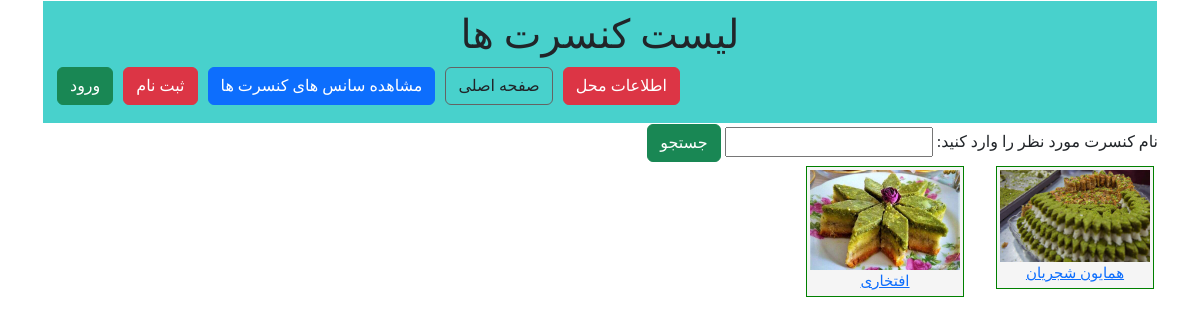
The page /ticketSales/concert/list on the database its author committed.
### ticketSales/models.py (models this page shows)
class ConcertModel(models.Model):
    class Meta:
        verbose_name = "کنسرت"
        verbose_name_plural = "کنسرت"
    name = models.CharField(max_length=100, verbose_name="نام کنسرت")
    singer_name = models.CharField(max_length=100, verbose_name="نام خواننده")
    length = models.IntegerField(verbose_name="مدت زمان کنسرت")
    poster = models.ImageField(upload_to="concertImages/", null=True, verbose_name="عکس پوستر کنسرت")
    def __str__(self):
        return self.singer_name

### ticketSales/views.py (the view)
# urls.py: path('concert/list', views.concertListView),
def concertListView(request):
    searchForm = SearchForm(request.GET)
    if searchForm.is_valid():
        searchText1 = searchForm.cleaned_data["searchText"]
        concerts = ConcertModel.objects.filter(name__contains=searchText1)
    else:
        concerts = ConcertModel.objects.all()
    context = {
        "concertlist": concerts,
        "concertcount": concerts.count(),
        "searchForm1": searchForm,
    }
    return render(request, "ticketSales/concertlist.html", context)

### ticketSales/forms.py
class SearchForm(forms.Form):
    searchText = forms.CharField(max_length=100, label="نام کنسرت مورد نظر را وارد کنید", required=False)

### ticketSales/templates/ticketSales/concertlist.html (shortened to what this page needs)
{% extends "ticketSales/layout.html" %}
{% block titlepage %}
    لیست کنسرت ها
{% endblock %}
{% block mainContent %}
    <form action="" method="GET">
        {{ searchForm1 }}
        <button type="submit" class="btn btn-success">جستجو</button>
    </form>
    {% if concertlist %}
        {% for concert in concertlist %}
            <div class="col-md-2">
                <div class="btn-success">
                    <a href="/ticketSales/concert/{{ concert.id }}">
                        <div class="imageBox">
                            <img id="s20" src="{{ concert.poster.url }}">
                            {{ concert }}
                        </div>
                    </a>
                </div>
            </div>
        {% endfor %}
    {% endif %}
{% endblock %}

### ticketSales/templates/ticketSales/layout.html (shortened to what this page needs)
{% load static %}
<!DOCTYPE html>
<html dir="rtl">
    <head>
        <link rel="stylesheet" type="text/css" href="{% static 'ticketSales/css/bootstrap.css' %}">
        <link rel="stylesheet" type="text/css" href="{% static 'ticketSales/css/fontawesome.min.css' %}">
        <link rel="stylesheet" type="text/css" href="{% static 'ticketSales/css/style.css' %}">
    </head>
    <body>
        <div class="container">
            <div class="row box">
                <h1>{% block titlepage %}{% endblock %}</h1>
                <ul class="btnul">
                    {% if user.is_authenticated %}
                        <li><a class="btn btn-success" href="/accounts/profile">پروفایل</a></li>
                        <li><a class="btn btn-danger" href="/accounts/logout">خروج</a></li>
                    {% else %}
                        <li><a class="btn btn-success" href="/accounts/login">ورود</a></li>
                        <li><a class="btn btn-danger" href="/accounts/profileRegister">ثبت نام</a></li>
                    {% endif %}
                    <li><a class="btn btn-primary" href="/ticketSales/time/list">مشاهده سانس های کنسرت ها</a></li>
                    <li><a class="btn default" href="/ticketSales/concert/list">صفحه اصلی</a></li>
                    <li><a class="btn btn-danger" href="/ticketSales/location/list">اطلاعات محل</a></li>
                </ul>
            </div>
            <div class="row">
                {% block mainContent %}{% endblock %}
            </div>
        </div>
    </body>
</html>

### ticketSales/static/ticketSales/css/style.css (style rules this page uses)
body { font-family: "IranSanse"; }
.box { margin: 1px; padding: 10px 4px 2px 4px; background-color: mediumturquoise; text-align: center; }
.imageBox { margin: 4px; background-color: whitesmoke; text-align: center; font-size: 15px; border: 1px solid green; padding: 3px; }
.imageBox img { width: 100%; height: auto; }
.btnul { list-style-type: none; padding-left: 0; }
.btnul li { float: left; margin-left: 10px; }
.default { border: 1px solid #646363FF; }

### rows shown on the page
ConcertModel: poster (picture), singer_name "همایون شجریان"
ConcertModel: poster (picture), singer_name "افتخاری"
